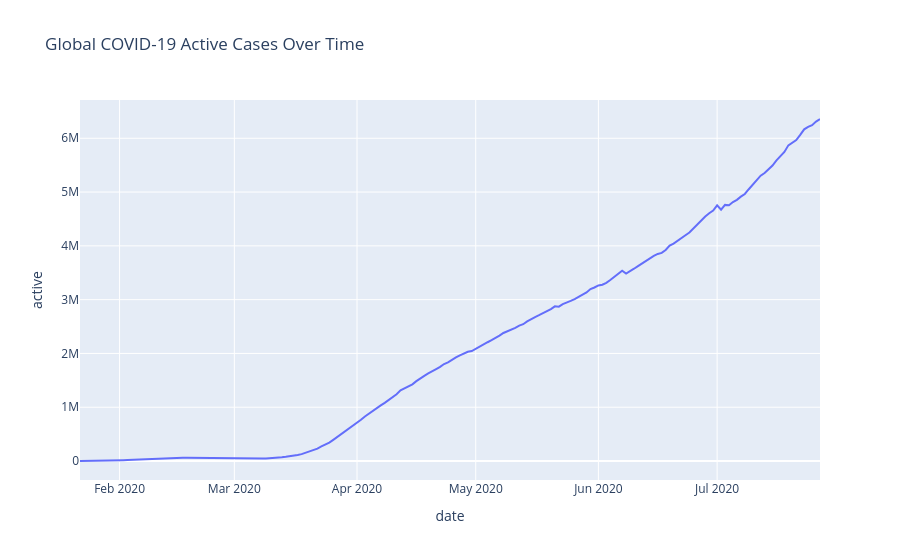

The cell this chart's notebook holds for it:
### Code cell
# ================================
# Step 15: Active Cases Plot
# ================================

fig = px.line(
    daily_df,
    x='date',
    y='active',
    title="Global COVID-19 Active Cases Over Time"
)

fig.show()

### Figure 1 — Plotly figure (JSON) as saved in the notebook; plotly's stock layout.template omitted (floating-point values rounded to 4 significant figures; data arrays with more than 128 entries replaced by an {"elided": "..."} marker saying what was removed)
{"data": [{"hovertemplate": "date=%{x}<br>active=%{y}<extra></extra>", "legendgroup": "", "line": {"color": "#636efa", "dash": "solid"}, "marker": {"symbol": "circle"}, "mode": "lines", "name": "", "orientation": "v", "showlegend": false, "type": "scatter", "x": {"elided": "188 str values"}, "xaxis": "x", "y": {"elided": "188 int values"}, "yaxis": "y"}], "layout": {"legend": {"tracegroupgap": 0}, "title": {"text": "Global COVID-19 Active Cases Over Time"}, "xaxis": {"anchor": "y", "domain": [0, 1], "title": {"text": "date"}}, "yaxis": {"anchor": "x", "domain": [0, 1], "title": {"text": "active"}}}}
